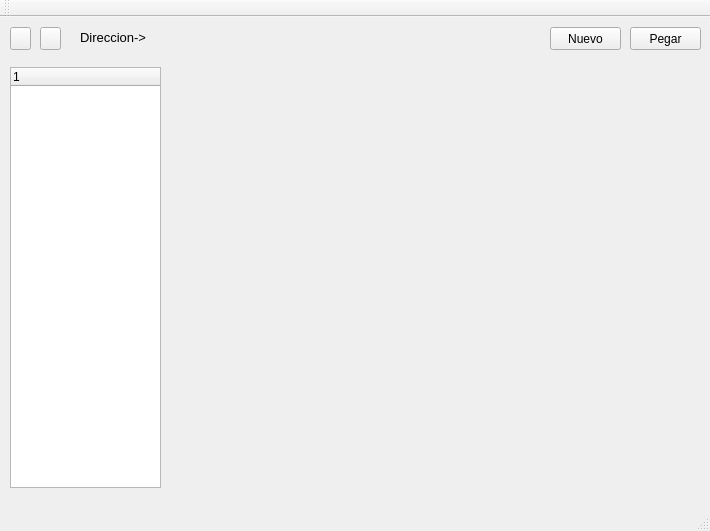
<?xml version="1.0" encoding="UTF-8"?>
<ui version="4.0">
 <class>MainWindow</class>
 <widget class="QMainWindow" name="MainWindow">
  <property name="geometry">
   <rect>
    <x>0</x>
    <y>0</y>
    <width>710</width>
    <height>531</height>
   </rect>
  </property>
  <property name="windowTitle">
   <string>File System Utils</string>
  </property>
  <widget class="QWidget" name="centralWidget">
   <widget class="QLabel" name="lblRuta">
    <property name="geometry">
     <rect>
      <x>150</x>
      <y>10</y>
      <width>361</width>
      <height>21</height>
     </rect>
    </property>
    <property name="font">
     <font>
      <pointsize>10</pointsize>
     </font>
    </property>
    <property name="text">
     <string/>
    </property>
   </widget>
   <widget class="QLabel" name="label">
    <property name="geometry">
     <rect>
      <x>80</x>
      <y>10</y>
      <width>71</width>
      <height>21</height>
     </rect>
    </property>
    <property name="font">
     <font>
      <pointsize>10</pointsize>
     </font>
    </property>
    <property name="text">
     <string>Direccion-&gt;</string>
    </property>
   </widget>
   <widget class="QPushButton" name="btnAtras">
    <property name="geometry">
     <rect>
      <x>10</x>
      <y>10</y>
      <width>21</width>
      <height>23</height>
     </rect>
    </property>
    <property name="text">
     <string/>
    </property>
   </widget>
   <widget class="QPushButton" name="btnAdelante">
    <property name="geometry">
     <rect>
      <x>40</x>
      <y>10</y>
      <width>21</width>
      <height>23</height>
     </rect>
    </property>
    <property name="text">
     <string/>
    </property>
   </widget>
   <widget class="QPushButton" name="btnNuevo">
    <property name="geometry">
     <rect>
      <x>550</x>
      <y>10</y>
      <width>71</width>
      <height>23</height>
     </rect>
    </property>
    <property name="text">
     <string>Nuevo</string>
    </property>
    <property name="icon">
     <iconset resource="folder.qrc">
      <normaloff>:/jixzMaA5T.png</normaloff>:/jixzMaA5T.png</iconset>
    </property>
   </widget>
   <widget class="QPushButton" name="btnPegar">
    <property name="geometry">
     <rect>
      <x>630</x>
      <y>10</y>
      <width>71</width>
      <height>23</height>
     </rect>
    </property>
    <property name="text">
     <string>Pegar</string>
    </property>
   </widget>
   <widget class="QTreeWidget" name="treeWidget">
    <property name="geometry">
     <rect>
      <x>10</x>
      <y>50</y>
      <width>151</width>
      <height>421</height>
     </rect>
    </property>
    <column>
     <property name="text">
      <string notr="true">1</string>
     </property>
    </column>
   </widget>
  </widget>
  <widget class="QMenuBar" name="menuBar">
   <property name="geometry">
    <rect>
     <x>0</x>
     <y>0</y>
     <width>710</width>
     <height>21</height>
    </rect>
   </property>
  </widget>
  <widget class="QToolBar" name="mainToolBar">
   <attribute name="toolBarArea">
    <enum>TopToolBarArea</enum>
   </attribute>
   <attribute name="toolBarBreak">
    <bool>false</bool>
   </attribute>
  </widget>
  <widget class="QStatusBar" name="statusBar"/>
 </widget>
 <layoutdefault spacing="6" margin="11"/>
 <resources>
  <include location="folder.qrc"/>
 </resources>
 <connections/>
</ui>
